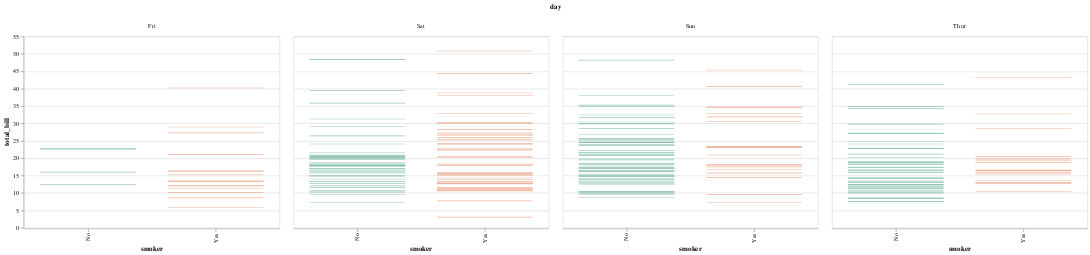

The cell this chart's notebook holds for it:
### Code cell
display(salt.stripplot(x="day", y="total_bill", hue="smoker", data=tips, palette="Set2", dodge=True))
ax = sns.stripplot(x="day", y="total_bill", hue="smoker", data=tips, jitter=True, palette="Set2", dodge=True)

### Figure 1 — Vega-Lite specification as saved in the notebook (floating-point values rounded to 4 significant figures; data arrays with more than 128 entries replaced by an {"elided": "..."} marker saying what was removed)
{"$schema": "https://vega.github.io/schema/vega-lite/v2.4.1.json", "config": {"range": {"category": ["rgba(113.5,182.49999999999997,160.75,1)", "rgba(232.75000000000003,149.5,117.24999999999999,1)", "rgba(148.75,163.0,195.25,1)", "rgba(219.37499999999994,149.62500000000003,192.375,1)", "rgba(162.0,199.5,100.50000000000001,1)", "rgba(229.00000000000003,200.5,72.99999999999997,1)"]}, "view": {"height": 300, "width": 400}}, "data": {"values": {"elided": "244 records"}}, "facet": {"column": {"field": "day", "type": "nominal"}}, "spec": {"encoding": {"color": {"field": "smoker", "legend": null, "type": "nominal"}, "x": {"field": "smoker", "type": "nominal"}, "y": {"field": "total_bill", "type": "quantitative"}}, "mark": "tick"}}
